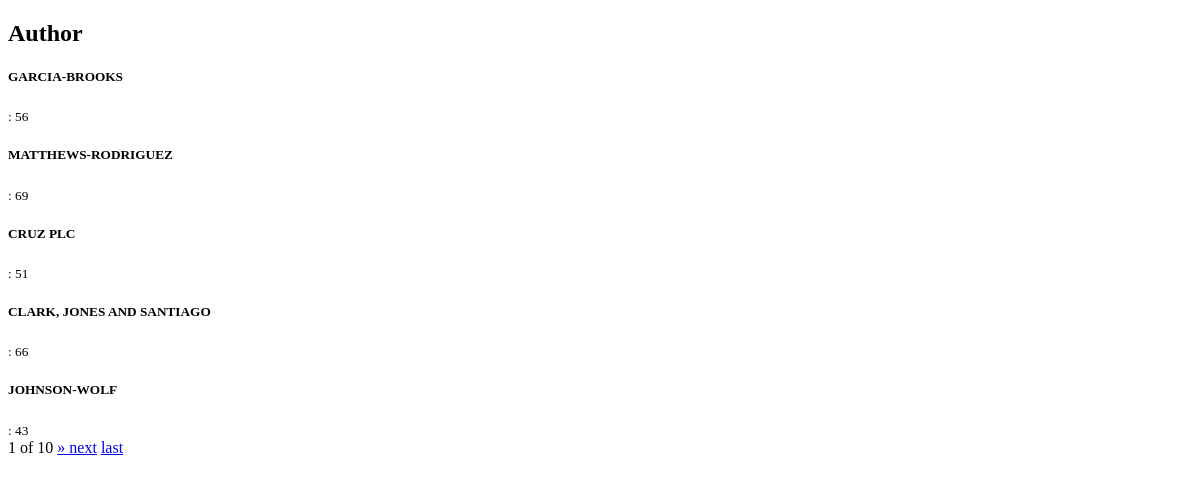
/author-list/, run on an earlier commit of the app's database.
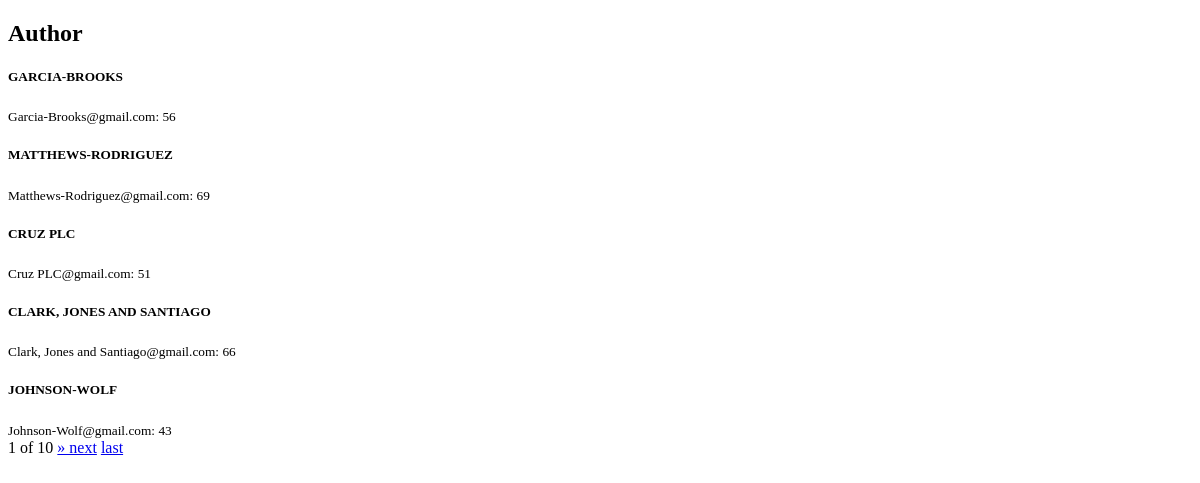
And on a later commit of the database.
### UsingModels/models.py (models this page shows, shortened)
class Author(models.Model):
    name = models.CharField(max_length=200)
    email = models.EmailField()
    age = models.IntegerField(default=15)

### Pagination/views.py (the view)
# urls.py: re_path('author-list/', pagination_view.author_view, name="paginated-author-view"),
def author_view(request):
    authors = Author.objects.all()
    paginated_author_list = Paginator(authors, 5, orphans=4)
    try:
        page_number = int(request.GET.get('page', 1))
        author_page = paginated_author_list.get_page(page_number)
        return render(request, 'author-pagination.html', {'author_page': author_page})
    except ValueError:
        page_number = 1

### HandlingTemplates/context_processors/site_email.py (called while the page is built)
def siteEmail(request):
    site_email = {'SITE_EMAIL': settings.SITE_TEMPLATE_EMAIL}
    return site_email

### UsingSignals/views.py (called while the page is built)
@receiver([request_started, request_finished])
def log_starttime(*args, **kwargs):
    print(f'request start at {datetime.now()}')

### Pagination/templates/author-pagination.html (shortened to what this page needs)
<!DOCTYPE html>
<html lang="en">
<head>
</head>
<body>
    <div class="parent-container">
        <h2>Author</h2>
        {% for author in author_page %}
            <h5>{{author.name | upper}}</h5>
            <small>{{author.email}}: {{author.age}}</small>
        {% endfor %}
        <div class="navigations">
            <span>
                {{author_page.number}} of {{author_page.paginator.num_pages}}
            </span>
            {% if author_page.has_next %}
                <a href="?page={{author_page.next_page_number}}">&raquo; next</a>
                <a href="?page={{author_page.paginator.num_pages}}">last</a>
            {% endif %}
        </div>
    </div>
</body>
</html>

What changed in the data, as far as the page shows it:
changed Author "GARCIA-BROOKS": email (not shown) → "Garcia-Brooks@gmail.com"
changed Author "MATTHEWS-RODRIGUEZ": email (not shown) → "Matthews-Rodriguez@gmail.com"
changed Author "CRUZ PLC": email (not shown) → "Cruz PLC@gmail.com"
changed Author "CLARK, JONES AND SANTIAGO": email (not shown) → "Clark, Jones and Santiago@gmail.com"
changed Author "JOHNSON-WOLF": email (not shown) → "Johnson-Wolf@gmail.com"
